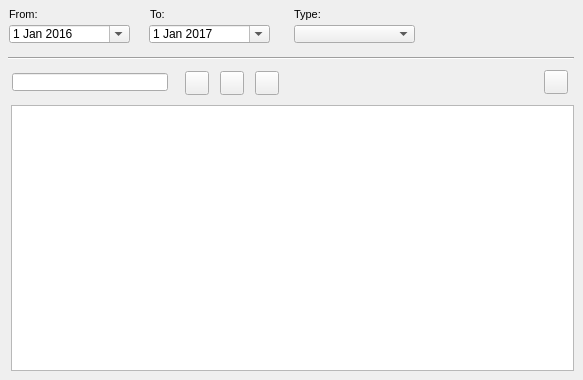
    <widget class="QWidget" name="page_document_2">
     <attribute name="title">
      <string>Document</string>
     </attribute>
     <widget class="QLabel" name="label_doc_to">
      <property name="geometry">
       <rect>
        <x>150</x>
        <y>3</y>
        <width>31</width>
        <height>22</height>
       </rect>
      </property>
      <property name="font">
       <font>
        <pointsize>8</pointsize>
       </font>
      </property>
      <property name="frameShape">
       <enum>QFrame::NoFrame</enum>
      </property>
      <property name="frameShadow">
       <enum>QFrame::Raised</enum>
      </property>
      <property name="text">
       <string>To:</string>
      </property>
      <property name="textFormat">
       <enum>Qt::AutoText</enum>
      </property>
      <property name="scaledContents">
       <bool>false</bool>
      </property>
      <property name="margin">
       <number>3</number>
      </property>
     </widget>
     <widget class="QTableView" name="tbl_document">
      <property name="geometry">
       <rect>
        <x>11</x>
        <y>105</y>
        <width>563</width>
        <height>266</height>
       </rect>
      </property>
      <property name="sortingEnabled">
       <bool>true</bool>
      </property>
     </widget>
     <widget class="QDateEdit" name="date_document_from">
      <property name="geometry">
       <rect>
        <x>9</x>
        <y>25</y>
        <width>121</width>
        <height>18</height>
       </rect>
      </property>
      <property name="date">
       <date>
        <year>2016</year>
        <month>1</month>
        <day>1</day>
       </date>
      </property>
      <property name="calendarPopup">
       <bool>true</bool>
      </property>
     </widget>
     <widget class="QDateEdit" name="date_document_to">
      <property name="geometry">
       <rect>
        <x>149</x>
        <y>25</y>
        <width>121</width>
        <height>18</height>
       </rect>
      </property>
      <property name="date">
       <date>
        <year>2017</year>
        <month>1</month>
        <day>1</day>
       </date>
      </property>
      <property name="calendarPopup">
       <bool>true</bool>
      </property>
     </widget>
     <widget class="QLabel" name="label_doc_type">
      <property name="geometry">
       <rect>
        <x>294</x>
        <y>3</y>
        <width>61</width>
        <height>22</height>
       </rect>
      </property>
      <property name="font">
       <font>
        <pointsize>8</pointsize>
       </font>
      </property>
      <property name="layoutDirection">
       <enum>Qt::LeftToRight</enum>
      </property>
      <property name="frameShape">
       <enum>QFrame::NoFrame</enum>
      </property>
      <property name="frameShadow">
       <enum>QFrame::Raised</enum>
      </property>
      <property name="text">
       <string>Type:</string>
      </property>
      <property name="textFormat">
       <enum>Qt::AutoText</enum>
      </property>
      <property name="scaledContents">
       <bool>false</bool>
      </property>
      <property name="margin">
       <number>3</number>
      </property>
     </widget>
     <widget class="QLabel" name="label_doc_from">
      <property name="geometry">
       <rect>
        <x>9</x>
        <y>3</y>
        <width>90</width>
        <height>22</height>
       </rect>
      </property>
      <property name="font">
       <font>
        <pointsize>8</pointsize>
       </font>
      </property>
      <property name="frameShape">
       <enum>QFrame::NoFrame</enum>
      </property>
      <property name="frameShadow">
       <enum>QFrame::Plain</enum>
      </property>
      <property name="text">
       <string>From:</string>
      </property>
      <property name="textFormat">
       <enum>Qt::AutoText</enum>
      </property>
      <property name="scaledContents">
       <bool>false</bool>
      </property>
      <property name="alignment">
       <set>Qt::AlignLeading|Qt::AlignLeft|Qt::AlignVCenter</set>
      </property>
      <property name="margin">
       <number>3</number>
      </property>
     </widget>
     <widget class="QComboBox" name="doc_type">
      <property name="geometry">
       <rect>
        <x>294</x>
        <y>25</y>
        <width>121</width>
        <height>18</height>
       </rect>
      </property>
     </widget>
     <widget class="Line" name="line_6">
      <property name="geometry">
       <rect>
        <x>8</x>
        <y>50</y>
        <width>566</width>
        <height>16</height>
       </rect>
      </property>
      <property name="orientation">
       <enum>Qt::Horizontal</enum>
      </property>
     </widget>
     <widget class="QPushButton" name="btn_doc_new">
      <property name="geometry">
       <rect>
        <x>255</x>
        <y>71</y>
        <width>24</width>
        <height>24</height>
       </rect>
      </property>
      <property name="styleSheet">
       <string notr="true"/>
      </property>
      <property name="text">
       <string/>
      </property>
      <property name="icon">
       <iconset>
        <normaloff>../icons/131b.png</normaloff>../icons/131b.png</iconset>
      </property>
      <property name="iconSize">
       <size>
        <width>22</width>
        <height>22</height>
       </size>
      </property>
     </widget>
     <widget class="QPushButton" name="btn_doc_delete">
      <property name="geometry">
       <rect>
        <x>220</x>
        <y>71</y>
        <width>24</width>
        <height>24</height>
       </rect>
      </property>
      <property name="sizePolicy">
       <sizepolicy hsizetype="Minimum" vsizetype="Preferred">
        <horstretch>0</horstretch>
        <verstretch>0</verstretch>
       </sizepolicy>
      </property>
      <property name="styleSheet">
       <string notr="true"/>
      </property>
      <property name="text">
       <string/>
      </property>
      <property name="icon">
       <iconset>
        <normaloff>../icons/112b.png</normaloff>../icons/112b.png</iconset>
      </property>
      <property name="iconSize">
       <size>
        <width>22</width>
        <height>22</height>
       </size>
      </property>
     </widget>
     <widget class="QLineEdit" name="doc_id">
      <property name="geometry">
       <rect>
        <x>12</x>
        <y>73</y>
        <width>156</width>
        <height>18</height>
       </rect>
      </property>
     </widget>
     <widget class="QPushButton" name="btn_doc_insert">
      <property name="geometry">
       <rect>
        <x>185</x>
        <y>71</y>
        <width>24</width>
        <height>24</height>
       </rect>
      </property>
      <property name="styleSheet">
       <string notr="true"/>
      </property>
      <property name="text">
       <string/>
      </property>
      <property name="icon">
       <iconset>
        <normaloff>../icons/111b.png</normaloff>../icons/111b.png</iconset>
      </property>
      <property name="iconSize">
       <size>
        <width>22</width>
        <height>22</height>
       </size>
      </property>
     </widget>
     <widget class="QPushButton" name="btn_open_doc">
      <property name="geometry">
       <rect>
        <x>544</x>
        <y>70</y>
        <width>24</width>
        <height>24</height>
       </rect>
      </property>
      <property name="styleSheet">
       <string notr="true"/>
      </property>
      <property name="text">
       <string/>
      </property>
      <property name="icon">
       <iconset>
        <normaloff>../icons/170b.png</normaloff>../icons/170b.png</iconset>
      </property>
      <property name="iconSize">
       <size>
        <width>22</width>
        <height>22</height>
       </size>
      </property>
     </widget>
    </widget>
